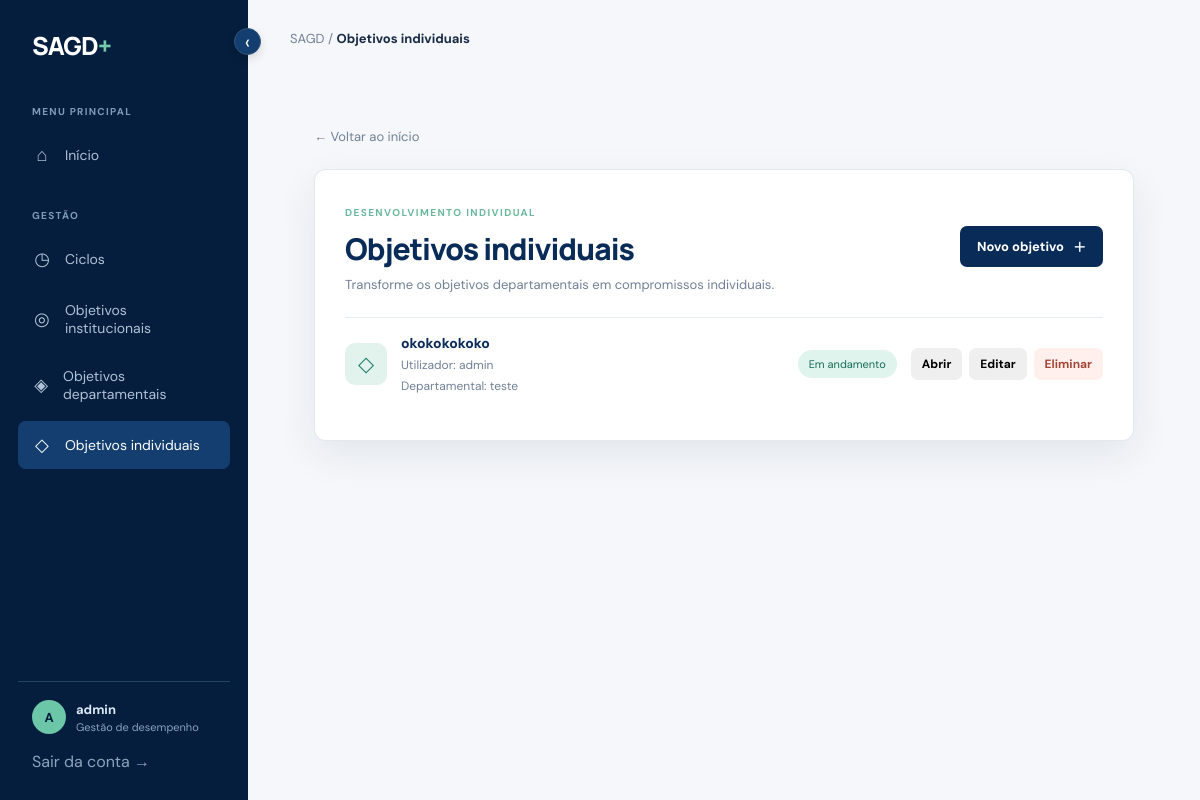
The app's page /planejamento/objetivos-individuais/ (signed in) with its own data.
### core/models.py (models this page shows, shortened)
class IndividualObjective(models.Model):
    STATUS_CHOICES = [('draft', 'Rascunho'), ('active', 'Em andamento'), ('completed', 'Concluído')]
    department_objective = models.ForeignKey(DepartmentObjective, on_delete=models.CASCADE, related_name='individual_objectives')
    user = models.ForeignKey(settings.AUTH_USER_MODEL, on_delete=models.CASCADE, related_name='individual_objectives')
    description = models.CharField('descrição', max_length=200)
    status = models.CharField('status', max_length=15, choices=STATUS_CHOICES, default='draft')
    date_created = models.DateTimeField('data de criação', auto_now_add=True)
    date_update = models.DateTimeField('data de atualização', auto_now=True)
    class Meta:
        ordering = ['-date_created']
        verbose_name = 'objetivo individual'
        verbose_name_plural = 'objetivos individuais'
    @property
    def automatic_status(self):
        return 'completed' if self.department_objective.institutional_objective.cycle.automatic_status == 'closed' else 'active'
    @property
    def automatic_status_display(self):
        return dict(self.STATUS_CHOICES)[self.automatic_status]

class DepartmentObjective(models.Model):
    STATUS_CHOICES = [('draft', 'Rascunho'), ('active', 'Em andamento'), ('completed', 'Concluído')]
    institutional_objective = models.ForeignKey(InstitutionalObjective, on_delete=models.CASCADE, related_name='department_objectives')
    department = models.ForeignKey(Department, on_delete=models.SET_NULL, null=True, blank=True, related_name='objectives', verbose_name='departamento')
    description = models.CharField('descrição', max_length=200)
    status = models.CharField('status', max_length=15, choices=STATUS_CHOICES, default='draft')
    date_created = models.DateTimeField('data de criação', auto_now_add=True)
    date_update = models.DateTimeField('data de atualização', auto_now=True)
    class Meta:
        ordering = ['-date_created']
        verbose_name = 'objetivo departamental'
        verbose_name_plural = 'objetivos departamentais'
    @property
    def automatic_status(self):
        return 'completed' if self.institutional_objective.cycle.automatic_status == 'closed' else 'active'

class InstitutionalObjective(models.Model):
    STATUS_CHOICES = [('draft', 'Rascunho'), ('active', 'Em andamento'), ('completed', 'Concluído')]
    cycle = models.ForeignKey(Cycle, on_delete=models.CASCADE, related_name='institutional_objectives')
    description = models.CharField('descrição', max_length=200)
    status = models.CharField('status', max_length=15, choices=STATUS_CHOICES, default='draft')
    date_created = models.DateTimeField('data de criação', auto_now_add=True)
    date_update = models.DateTimeField('data de atualização', auto_now=True)
    class Meta:
        ordering = ['-date_created']
        verbose_name = 'objetivo institucional'
        verbose_name_plural = 'objetivos institucionais'

class Cycle(models.Model):
    STATUS_CHOICES = [('active', 'Em andamento'), ('closed', 'Encerrado'), ('planned', 'Planejado')]
    name = models.CharField('nome', max_length=120)
    year = models.PositiveIntegerField('ano')
    start_date = models.DateField('início')
    end_date = models.DateField('fim')
    status = models.CharField('status', max_length=20, choices=STATUS_CHOICES, default='active')
    class Meta:
        ordering = ['-year', '-start_date']
        verbose_name = 'ciclo'
        verbose_name_plural = 'ciclos'
    @property
    def automatic_status(self):
        today = timezone.localdate()
        if today < self.start_date:
            return 'planned'
        if today <= self.end_date:
            return 'active'
        return 'closed'

### core/views.py (the view, shortened to what this page needs)
# urls.py: path('planejamento/objetivos-individuais/', views.planejamento_objetivo_individual_menu, name='planejamento_objetivo_individual_menu'),
@login_required
def planejamento_objetivo_individual_menu(request):
    departamentos = DepartmentObjective.objects.select_related('institutional_objective__cycle').order_by('-date_created')
    users = get_user_model().objects.filter(is_active=True).order_by('first_name', 'username')
    departamento_ativo = next((item for item in departamentos if item.automatic_status == 'active'), None)
    objetivos = IndividualObjective.objects.select_related('department_objective__institutional_objective__cycle', 'user').order_by('-date_created')
    return render(request, 'objetivo_individual/novo.html', {'objetivos': objetivos, 'departamentos': departamentos, 'users': users, 'departamento_ativo': departamento_ativo})

### templates/objetivo_individual/novo.html (shortened to what this page needs)
{% extends 'base.html' %}
{% block body %}
<div class="app-shell planning-objective-page">
  <aside class="sidebar">
    <div class="logo">SAGD<span>+</span></div>
    <button class="sidebar-toggle" type="button" data-sidebar-toggle aria-label="Comprimir menu" aria-expanded="true"><span>‹</span></button>
    <div class="nav-label">Menu principal</div>
    <a class="nav-link" href="{% url 'menu_home' %}" data-spa-link><span class="nav-icon">⌂</span><span>Início</span></a>
    <div class="nav-label" style="margin-top:27px">Gestão</div>
    <a class="nav-link" href="{% url 'planejamento_ciclo_create' %}" data-spa-link><span class="nav-icon">◷</span><span>Ciclos</span></a>
    <a class="nav-link" href="{% url 'planejamento_objetivo_institucional_menu' %}" data-spa-link><span class="nav-icon">◎</span><span>Objetivos institucionais</span></a>
    <a class="nav-link" href="{% url 'planejamento_objetivo_departamental_menu' %}" data-spa-link><span class="nav-icon">◈</span><span>Objetivos departamentais</span></a>
    <a class="nav-link active" href="{% url 'planejamento_objetivo_individual_menu' %}" data-spa-link><span class="nav-icon">◇</span><span>Objetivos individuais</span></a>
    <div class="sidebar-footer"><div class="user-line"><div class="avatar">{{ user.username|first|upper }}</div><div><strong>{{ user.get_full_name|default:user.username }}</strong><div class="user-role">Gestão de desempenho</div></div></div><form class="logout-form" method="post" action="{% url 'logout' %}">{% csrf_token %}<button class="logout" type="submit">Sair da conta →</button></form></div>
  </aside>
  <div id="spa-content">
    <main class="main">
      <div class="topbar"><div class="breadcrumb">SAGD <span>/</span> <strong>Objetivos individuais</strong></div></div>
      <div class="objective-content">
        <a class="cycle-back" href="{% url 'menu_home' %}" data-spa-link>← Voltar ao início</a>
        <section class="objective-list-panel">
          <div class="objective-section-heading"><div><span class="eyebrow">DESENVOLVIMENTO INDIVIDUAL</span><h1>Objetivos individuais</h1><p>Transforme os objetivos departamentais em compromissos individuais.</p></div><button class="button primary" type="button" data-open-individual-modal="create">Novo objetivo <span>＋</span></button></div>
          {% if objetivos %}<div class="objective-record-list">{% for objetivo in objetivos %}<article class="objective-record"><div class="objective-record-icon objective-individual-icon">◇</div><div class="objective-record-info"><strong>{{ objetivo.description }}</strong><span>Utilizador: {{ objetivo.user.get_full_name|default:objetivo.user.username }}</span><span>Departamental: {{ objetivo.department_objective.description|truncatechars:65 }}</span></div><span class="objective-status objective-status-{{ objetivo.automatic_status }}">{{ objetivo.automatic_status_display }}</span><div class="objective-record-actions"><button class="button" type="button" data-open-individual-modal="view-{{ objetivo.id }}">Abrir</button><button class="button" type="button" data-open-individual-modal="edit-{{ objetivo.id }}">Editar</button><button class="button ca-delete-button" type="button" data-open-individual-modal="delete-{{ objetivo.id }}">Eliminar</button></div></article>{% endfor %}</div>{% endif %}
        </section>
      </div>
    </main>
  </div>
</div>
{% endblock %}

### static/css/app.css (style rules this page uses)
:root { --navy:#092b57;--navy-deep:#061e3d;--ink:#172b45;--muted:#718096;--line:#e5ebf2;--paper:#f5f7fa;--white:#fff;--mint:#d9eee7;--green:#23836b;--amber:#f5a623;--orange:#d46b22;--violet:#7061a8;--shadow:0 14px 40px rgba(17,42,72,.08) }
* { box-sizing:border-box }
body { margin:0;background:var(--paper);color:var(--ink);font-family:'DM Sans',sans-serif }
h1,h2,h3,h4 { font-family:Manrope,sans-serif;margin:0;color:var(--navy) }
button,input { font:inherit }
.app-shell { display:flex;min-height:100vh }
.sidebar { width:248px;background:var(--navy-deep);color:#dce9f6;padding:28px 18px;display:flex;flex-direction:column;flex-shrink:0 }
.logo { font:800 25px Manrope;color:#fff;letter-spacing:-1px;padding:0 14px 42px }
.logo span { color:#75c9ad }
.nav-label { color:#7f9bb8;text-transform:uppercase;font-size:10px;font-weight:700;letter-spacing:1.3px;padding:0 14px 10px }
.nav-link { display:flex;align-items:center;gap:13px;color:#afc2d7;text-decoration:none;padding:12px 14px;border-radius:8px;font-size:14px;margin:3px 0 }
.nav-link.active,.nav-link:hover { background:#143e70;color:white }
.nav-icon { font-size:18px;width:20px;text-align:center }
.sidebar-footer { margin-top:auto;border-top:1px solid #244466;padding:18px 14px 0 }
.user-line { display:flex;align-items:center;gap:10px;font-size:13px }
.avatar { width:34px;height:34px;border-radius:50%;background:#6cc6a8;color:var(--navy-deep);display:grid;place-items:center;font-weight:700 }
.user-role { color:#86a3bf;font-size:11px;margin-top:2px }
.logout { color:#8ba5bd;font-size:12px;text-decoration:none;display:block;margin-top:17px }
.main { flex:1;min-width:0;padding:30px 42px 50px }
.topbar { display:flex;justify-content:space-between;align-items:center;margin-bottom:30px }
.breadcrumb { color:var(--muted);font-size:13px }
.breadcrumb strong { color:var(--ink) }
.button { border:0;border-radius:7px;padding:11px 17px;cursor:pointer;text-decoration:none;display:inline-flex;align-items:center;gap:9px;font-weight:700;font-size:13px }
.button.primary { background:var(--navy);color:#fff }
.eyebrow { font-size:10px;font-weight:700;letter-spacing:1.4px;color:#69b89b }
h1 { font-size:31px;letter-spacing:-1px;margin-top:8px }

### static/css/ca.css (style rules this page uses)
.ca-delete-button { background:#fff0ed;color:#a44738 }

### static/css/menu-cycle.css (style rules this page uses)
.cycle-back { display:inline-block;color:var(--muted);text-decoration:none;font-size:13px;margin-bottom:24px }

### static/css/spa-layout.css (style rules this page uses)
.app-shell > #spa-content { flex:1;min-width:0 }

### static/css/institutional-objective.css (style rules this page uses)
.planning-objective-page #spa-content { flex:1;min-width:0 }
.objective-content { max-width:1120px;margin:0 auto;padding:48px 24px 80px }
.objective-list-panel { background:#fff;border:1px solid rgba(9,43,87,.1);border-radius:12px;padding:30px;box-shadow:var(--shadow) }
.objective-section-heading { display:flex;align-items:center;justify-content:space-between;gap:24px;margin-bottom:24px }
.objective-section-heading h1 { font:800 30px Manrope;color:var(--navy);margin:7px 0 }
.objective-section-heading p { color:var(--muted);font-size:13px;margin:0 }
.objective-record-list { display:grid;gap:0 }
.objective-record { display:flex;align-items:center;gap:14px;border-top:1px solid var(--line);padding:16px 0 }
.objective-record-icon { width:42px;height:42px;border-radius:10px;background:#e2f2ed;color:var(--green);display:grid;place-items:center;font-size:21px;flex-shrink:0 }
.objective-record-info { display:flex;flex-direction:column;gap:5px;flex:1;min-width:0 }
.objective-record-info strong { color:var(--navy);font-size:14px }
.objective-record-info span { color:var(--muted);font-size:12px }
.objective-status { padding:7px 11px;border-radius:20px;font-size:11px;white-space:nowrap }
.objective-status-active { color:#176b57;background:#dff4ec }
.objective-record-actions { display:flex;gap:7px;flex-wrap:wrap }
.objective-record-actions .button { padding:8px 11px;font-size:12px }

### static/css/sidebar-toggle.css (style rules this page uses)
.sidebar { position:relative;transition:width .22s ease,padding .22s ease }
.sidebar-toggle { position:absolute;top:28px;right:-13px;z-index:2;width:27px;height:27px;border:1px solid #315579;border-radius:50%;background:#143e70;color:#fff;cursor:pointer;line-height:1;font-size:20px;padding:0;box-shadow:0 4px 10px rgba(0,0,0,.12) }
.sidebar-toggle span { display:block;transition:transform .22s ease }

### static/css/logout.css (style rules this page uses)
.logout-form { margin:0 }
.logout-form .logout { border:0;background:transparent;padding:0;cursor:pointer;text-align:left;font:inherit }

### records on screen
IndividualObjective: description "okokokokoko", user.get_full_name "admin", department_objective.description "teste", automatic_status_display "Em andamento"

### other values on screen
{{ user.username|first|upper }} "A"
{{ user.get_full_name|default:user.username }} "admin"
